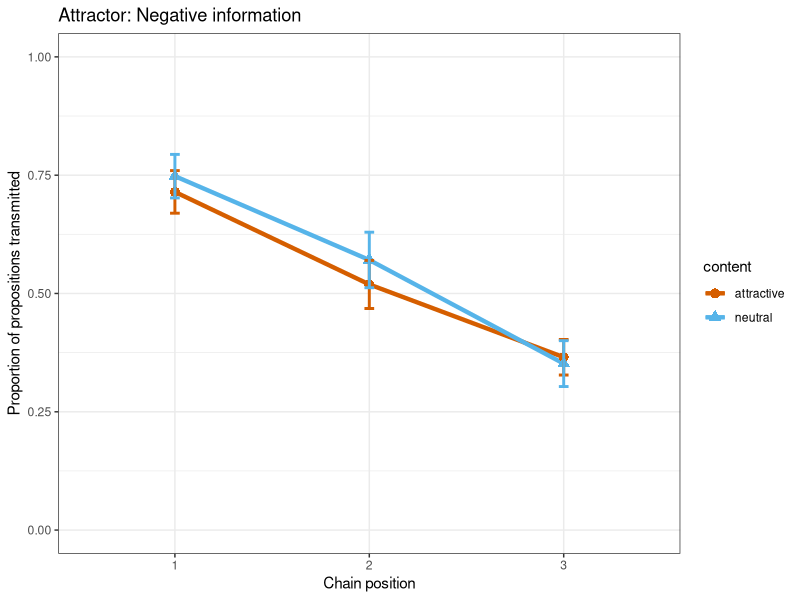
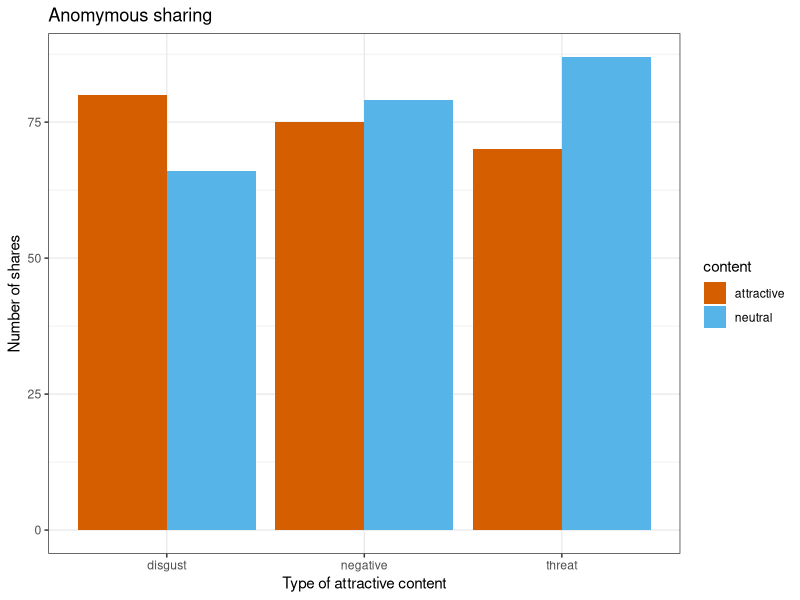

Recreate these plots in R, in order.
## ---- chunk 1
knitr::opts_chunk$set(echo = TRUE)
## ---- chunk 2
library(tidyverse)
library(lme4) 
library(lmerTest) 

# data structure:
negative <- tibble(content = factor(rep(rep(c("attractive", "neutral"), each = 30), 3)), 
                   proportion = NA,
                   chain_position = factor(rep(1:3, each = 60)),
                   chain_ID = factor(rep(1:60, 3)))

# simulated data:
negative$proportion[1:60] <- rnorm(60, 0.8, .3)
negative$proportion[61:120] <- rnorm(60, 0.6, .3)
negative$proportion[121:180] <- rnorm(60, 0.4, .3)

# test with difference:
# negative <- negative %>%
#  mutate(proportion = replace(proportion, content=="attractive", proportion[content=="attractive"] + 0.1))

negative <- negative %>%
  mutate(proportion = replace(proportion, proportion > 1, 1)) %>%
  mutate(proportion = replace(proportion, proportion < 0, 0))

# palette friendly to colorblind:
cbPalette <- c("#D55E00", "#56B4E9", "#E69F00", "#009E73", "#999999", "#CC79A7")
# plot the proportion of sentence correctly retained:
negative %>%
  ggplot(aes(x = chain_position, y = proportion, colour = content)) + 
    stat_summary(fun = mean, geom = "line", size = 1.5, aes(group = content, colour = content)) +
    stat_summary(fun = mean, geom = "point", size = 3, aes(shape = content)) + 
    stat_summary(fun.data = mean_se, geom = "errorbar", width = 0.05, size = 1) + 
    theme_bw() + 
    ylim(0,1) +
    scale_colour_manual(values = cbPalette) +
    labs(x = "Chain position", y = "Proportion of propositions transmitted", title = "Attractor: Negative information") 
## ---- chunk 3
negative_model <- lmer(proportion ~ content + chain_position + (1|chain_ID), data = negative)
coef(summary(negative_model))
## ---- chunk 4
# data structure:
anonymous <- tibble(attractor = NA,
                    content = NA,
                    share = NA,
                    order_of_presentation = factor(rep(1:3, 300)),
                    participant_ID = factor(rep(1:300, each = 3)))

# simulated data:
# randomise content type for each participant:
anonymous$attractor <- as.vector(replicate(300, sample(c("negative", "threat", "disgust"))))
# randomise whether attractive or not:
anonymous$content <- sample(c("attractive","neutral"), replace = TRUE, size = 900)
# randomise participant choices:
anonymous$share <- factor(sample(c(0,1), replace = TRUE, size = 900))

# test with difference:
# for(i in sample(1:900, size = 500)){
#   if(anonymous$content[i] == "attractive"){
#     anonymous$share[i] <- 1
#   }
# }

# plot the number of time a content is shared
anonymous %>%
  filter(share == 1) %>%
  ggplot(aes(x = attractor, fill = content)) +
    geom_bar(position = "dodge") + 
    theme_bw() + 
    scale_fill_manual(values = cbPalette) +
    labs(x = "Type of attractive content", y = "Number of shares", title = "Anomymous sharing") 
## ---- chunk 5
anonymous_negative <- anonymous %>%
  filter(attractor == "negative")
negative_model <- glmer(share ~  content + (1|participant_ID) + (1|order_of_presentation), family = binomial, data = anonymous_negative)
coef(summary(negative_model))
